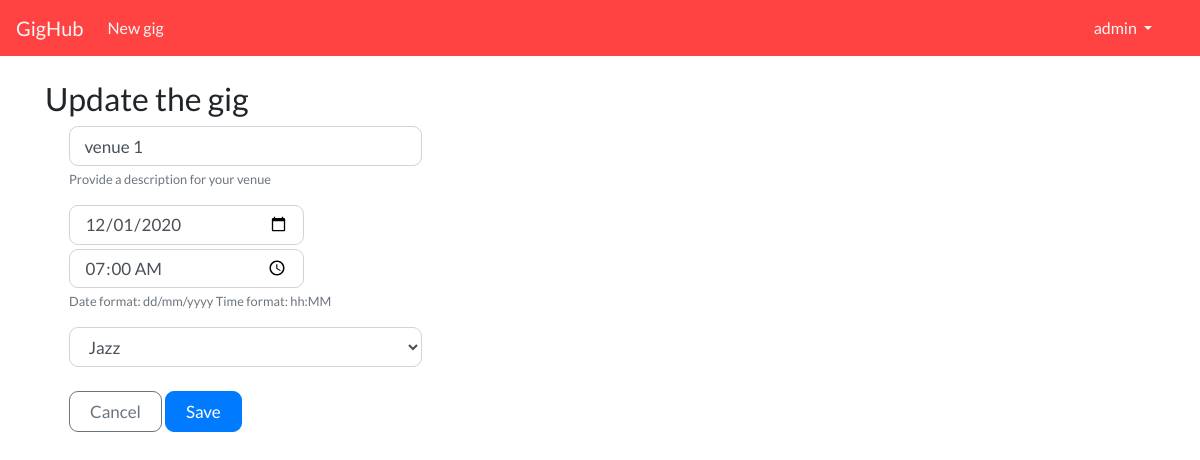
The app's page /1/update/ (signed in), older data.
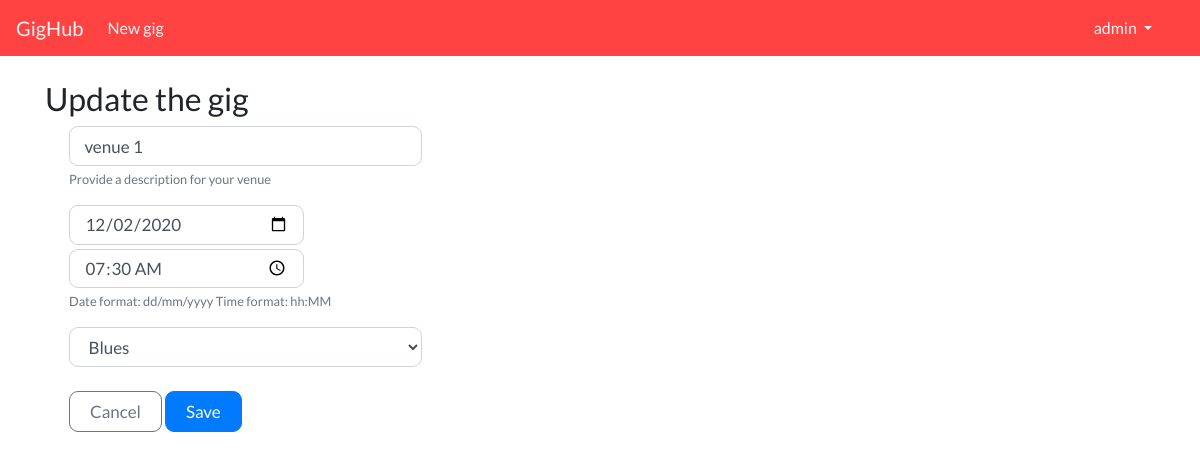
The same page, newer data.
### gigs/models.py (models this page shows, shortened)
class Gig(models.Model):
    artist = models.ForeignKey(
        User, on_delete=models.CASCADE, related_name='artist')
    dateTime = models.DateTimeField('Date posted', default=timezone.now)
    venue = models.CharField(max_length=200)
    genre = models.ForeignKey(Genre, on_delete=models.CASCADE)
    attendees = models.ManyToManyField(
        User,
        through='Attendance',
    )

### gigs/views.py (the view)
# urls.py: path('<int:pk>/update/', GigUpdate.as_view(), name="update"),
class GigUpdate(LoginRequiredMixin, UpdateView):
    form_class = GigModelForm
    template_name = "gigs/gig_form.html"
    queryset = Gig.objects.all()
    def get_context_data(self, **kwargs):
        context = super().get_context_data(**kwargs)
        context['title'] = "Update the gig"
        return context

### gigs/forms.py
class GigModelForm(forms.ModelForm):
    dateTime = forms.SplitDateTimeField(label="", widget=forms.SplitDateTimeWidget(
        date_attrs={'type': 'date', 'class': 'form-control col-4'},
        time_attrs={'type': 'time', 'class': 'form-control col-4 mt-1'}),
        help_text="Date format: dd/mm/yyyy \nTime format: hh:MM")
    venue = forms.CharField(
        label="", widget=forms.TextInput(attrs={'class': 'col-6',
                                                'placeholder': 'Venue'}),
        help_text="Provide a description for your venue")
    genre = forms.ModelChoiceField(
        label="", empty_label="--- Select a genre ---",
        queryset=Genre.objects.all(),
        widget=forms.Select(attrs={'class': 'col-6'}))
    class Meta:
        model = Gig
        fields = [
            'venue',
            'dateTime',
            'genre',
        ]

### gigs/models.py (called while the page is built)
    def __str__(self):
        return self.name

### gigs/templates/gigs/gig_form.html (shortened to what this page needs)
{% extends 'gigs/base.html' %}
{% load crispy_forms_tags %}
{%block content %}
    <h2>{{ title }}</h2>
    <form method="POST" class="ml-4">
        {{ form|crispy }}
        <div class="mt-4">
            <a href="{% url 'gigs:list' %}" class="btn btn-outline-secondary">Cancel</a>
            <button type="submit" class="btn btn-primary">Save</button>
        </div>
    </form>
{%endblock content%}

Row changes from the older to the newer data that the page shows:
changed Gig "venue 1": genre "Jazz" → "Blues"
Text that changed along with them:
form field form: "12/01/2020" → "12/02/2020"
form field form: "07:00:00" → "07:30:00"
